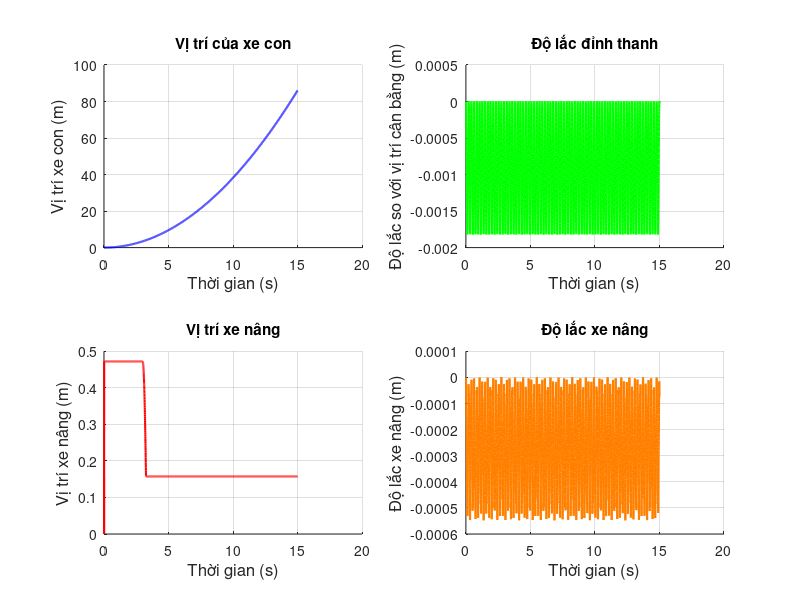

MATLAB code for this plot:
clc;
close all;
clear;
%--------------------------------------------------------------------------
%    Mô phỏng chuyển động của dầm Euler - Bernoulli trong mô hình SMC
%--------------------------------------------------------------------------

% Thiết lập các thông số cho dầm
L = 0.63; EI = 0.754; rho_A = .297;
% Các vật nặng 
mw = 13.1; mk = 0.04; mh = 0.86; g = 9.81;

% Thiết lập thông số không gian và thời gian
n = 5; r = 5000;
tmax = 15;
delta_Y = L/(n - 1); % Bước không gian
delta_t = tmax/(r - 1); % Bước thời gian

% Khởi tạo ma trận để lưu giá trị
w = zeros(n,r);
x3 = zeros(1,r); % Độ lắc của thanh tại x2 (x3)
x2 = 2; 
dx2dt_2 = zeros(1,r);
dx2dt_2(1:2) = delta_Y;

% Lực tác động vào xe con
F1 = zeros(1,r);
F1(1:r) = 10;

% Lực tác động vào xe nâng
F2 = zeros(1,r);
F2(1:1000) = 10;

%--------------------------------------------------------------------------
for j = 3:(r - 1)
    wyyy0 = (w(3,j) - 2*w(2,j) + w(1,j))/(2*delta_Y^3);
    S2 = (F1(j + 1) - EI*wyyy0)/mw;
    w(1,j + 1) = 2*w(1,j) - w(1,j - 1) + delta_t^2*S2; % 5b
    for i = 3:(n - 2)
        % Đạo hàm theo Y
        wyyyy = (w(i + 2,j) - 4*w(i + 1,j) + 6*w(i,j) - 4*w(i - 1,j) + w(i - 2,j));
        S1 = (-EI/(rho_A*delta_Y^4))*wyyyy; 
        S4 = (-EI/(mh*delta_Y^3))*wyyyy;

        % Chuyển động của xe nâng
        dx3dt_2 = (x3(j + 1) - 2*x3(j) + x3(j - 1))/(2*delta_t^2);
        wyx2 = (w(x2 + 1,j - 1) - w(x2 - 1,j - 1))/(2*delta_Y^2);
        dx2dt_2(j + 1) = 2*dx2dt_2(j) - dx2dt_2(j - 1) + (F2(j + 1) - mh*g - mh*dx3dt_2*wyx2)/mh*delta_t^2; % 5c

        % Cập nhật vị trí x2
        if dx2dt_2(j + 1) < delta_Y
            x2 = 2;
            dx2dt_2(j + 1) = delta_Y;
        elseif dx2dt_2(j + 1) > L - delta_Y
            x2 = n - 1;
            dx2dt_2(j + 1) = L - delta_Y;
        else
            x2 = ceil(dx2dt_2(j + 1)/delta_Y);
        end

        % Độ lắc của thanh
        if dx2dt_2(j + 1) ~= x2
            w(i,j + 1) = 2*w(i,j) - w(i,j - 1) + delta_t^2*S1; % 5a
            x3(j + 1) = w(i,j + 1) - w(1,j + 1);
        else
            w(i,j + 1) = 2*w(i,j) - w(i,j - 1) + delta_t^2*S4; % 5d
            x3(j + 1) = w(i,j + 1) - w(1,j + 1);
        end
    end
    wyyyl = (-2*w(n,j) + 3*w(n - 1,j) - w(n - 2,j))/(2*delta_Y^3);
    S3 = (EI/mk)*wyyyl;
    w(2,j + 1) = w(1,j + 1);
    w(n,j + 1) = 2*w(n,j) - w(n,j - 1) + delta_t^2*S3; % 5e
    w(n - 1,j + 1) = (w(n,j + 1) + w(n - 2,j + 1))/2;
end
%--------------------------------------------------------------------------

% Khởi tạo giá trị để mô phỏng
t_tr = linspace(0,tmax,r);

% Vẽ đồ thị
subplot(2,2,1);
grid on;
hold on;
plot(t_tr,w(1,:),'b','LineWidth',1.5);
title({'Vị trí của xe con'});
ylabel('Vị trí xe con (m)','FontSize',12);
xlabel('Thời gian (s)','FontSize',12);

subplot(2,2,2);
grid on;
hold on;
plot(t_tr,w(n,:) - w(1,:),'g','LineWidth',1.5); % Vị trí tương đối của mk so với xe con
title({'Độ lắc đỉnh thanh'});
ylabel('Độ lắc so với vị trí cân bằng (m)','FontSize',12);
xlabel('Thời gian (s)','FontSize',12);

subplot(2,2,3);
grid on;
hold on;
plot(t_tr,dx2dt_2,'r','LineWidth',1.5);
title({'Vị trí xe nâng'});
ylabel('Vị trí xe nâng (m)','FontSize',12);
xlabel('Thời gian (s)','FontSize',12);

subplot(2,2,4);
grid on;
hold on;
plot(t_tr,x3,'Color',[1 0.5 0],'LineWidth',1.5);
title({'Độ lắc xe nâng'});
ylabel('Độ lắc xe nâng (m)','FontSize',12);
xlabel('Thời gian (s)','FontSize',12);
